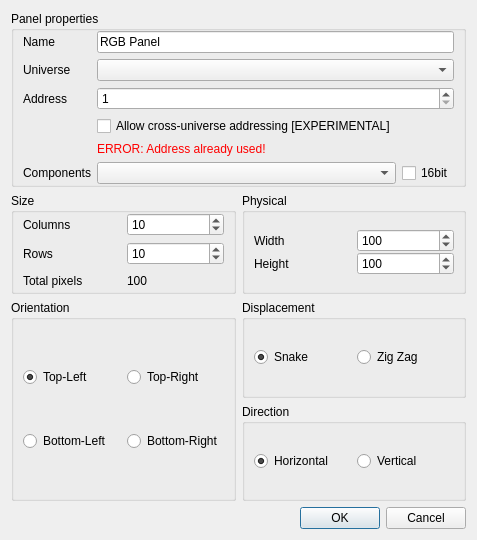
<?xml version="1.0" encoding="UTF-8"?>
<ui version="4.0">
 <author>Massimo Callegari</author>
 <comment>
  Q Light Controller Plus
  addrgbpanel.ui

  Copyright (c) 2015 Massimo Callegari

  Licensed under the Apache License, Version 2.0 (the &quot;License&quot;);
  you may not use this file except in compliance with the License.
  You may obtain a copy of the License at

      http://www.apache.org/licenses/LICENSE-2.0.txt

  Unless required by applicable law or agreed to in writing, software
  distributed under the License is distributed on an &quot;AS IS&quot; BASIS,
  WITHOUT WARRANTIES OR CONDITIONS OF ANY KIND, either express or implied.
  See the License for the specific language governing permissions and
  limitations under the License.
 </comment>
 <class>AddRGBPanel</class>
 <widget class="QDialog" name="AddRGBPanel">
  <property name="geometry">
   <rect>
    <x>0</x>
    <y>0</y>
    <width>477</width>
    <height>540</height>
   </rect>
  </property>
  <property name="windowTitle">
   <string>Add RGB Panel</string>
  </property>
  <property name="windowIcon">
   <iconset resource="qlcui.qrc">
    <normaloff>:/rgbpanel.png</normaloff>:/rgbpanel.png</iconset>
  </property>
  <layout class="QGridLayout" name="gridLayout_4">
   <item row="0" column="0" colspan="2">
    <widget class="QGroupBox" name="groupBox">
     <property name="title">
      <string>Panel properties</string>
     </property>
     <layout class="QVBoxLayout" name="verticalLayout_2">
      <property name="topMargin">
       <number>0</number>
      </property>
      <property name="bottomMargin">
       <number>0</number>
      </property>
      <item>
       <layout class="QGridLayout" name="gridLayout">
        <item row="5" column="0">
         <widget class="QLabel" name="label_11">
          <property name="text">
           <string>Components</string>
          </property>
         </widget>
        </item>
        <item row="1" column="0">
         <widget class="QLabel" name="label_2">
          <property name="text">
           <string>Universe</string>
          </property>
         </widget>
        </item>
        <item row="5" column="1">
         <widget class="QComboBox" name="m_compCombo">
          <property name="sizePolicy">
           <sizepolicy hsizetype="MinimumExpanding" vsizetype="Fixed">
            <horstretch>0</horstretch>
            <verstretch>0</verstretch>
           </sizepolicy>
          </property>
         </widget>
        </item>
        <item row="0" column="0">
         <widget class="QLabel" name="label">
          <property name="text">
           <string>Name</string>
          </property>
         </widget>
        </item>
        <item row="2" column="0">
         <widget class="QLabel" name="label_6">
          <property name="text">
           <string>Address</string>
          </property>
         </widget>
        </item>
        <item row="5" column="2">
         <widget class="QCheckBox" name="m_16bitCheck">
          <property name="text">
           <string notr="true">16bit</string>
          </property>
         </widget>
        </item>
        <item row="4" column="1" colspan="2">
         <widget class="QLabel" name="m_addrErrorLabel">
          <property name="text">
           <string>&lt;html&gt;&lt;head/&gt;&lt;body&gt;&lt;p&gt;&lt;span style=&quot; color:#ff0000;&quot;&gt;ERROR: Address already used!&lt;/span&gt;&lt;/p&gt;&lt;/body&gt;&lt;/html&gt;</string>
          </property>
         </widget>
        </item>
        <item row="3" column="1" colspan="2">
         <widget class="QCheckBox" name="m_crossUniverseCheck">
          <property name="text">
           <string>Allow cross-universe addressing [EXPERIMENTAL]</string>
          </property>
         </widget>
        </item>
        <item row="2" column="1" colspan="2">
         <widget class="QSpinBox" name="m_addressSpin">
          <property name="minimum">
           <number>1</number>
          </property>
          <property name="maximum">
           <number>511</number>
          </property>
         </widget>
        </item>
        <item row="1" column="1" colspan="2">
         <widget class="QComboBox" name="m_uniCombo"/>
        </item>
        <item row="0" column="1" colspan="2">
         <widget class="QLineEdit" name="m_nameEdit">
          <property name="text">
           <string>RGB Panel</string>
          </property>
         </widget>
        </item>
       </layout>
      </item>
     </layout>
    </widget>
   </item>
   <item row="1" column="1">
    <widget class="QGroupBox" name="groupBox_5">
     <property name="title">
      <string>Physical</string>
     </property>
     <layout class="QVBoxLayout" name="verticalLayout">
      <property name="topMargin">
       <number>0</number>
      </property>
      <property name="bottomMargin">
       <number>0</number>
      </property>
      <item>
       <layout class="QGridLayout" name="gridLayout_5">
        <property name="verticalSpacing">
         <number>0</number>
        </property>
        <item row="0" column="0">
         <widget class="QLabel" name="label_7">
          <property name="text">
           <string>Width</string>
          </property>
         </widget>
        </item>
        <item row="0" column="1">
         <widget class="QSpinBox" name="m_phyWidthSpin">
          <property name="minimum">
           <number>1</number>
          </property>
          <property name="maximum">
           <number>99999</number>
          </property>
          <property name="value">
           <number>100</number>
          </property>
         </widget>
        </item>
        <item row="1" column="0">
         <widget class="QLabel" name="label_8">
          <property name="text">
           <string>Height</string>
          </property>
         </widget>
        </item>
        <item row="1" column="1">
         <widget class="QSpinBox" name="m_phyHeightSpin">
          <property name="minimum">
           <number>1</number>
          </property>
          <property name="maximum">
           <number>99999</number>
          </property>
          <property name="value">
           <number>100</number>
          </property>
         </widget>
        </item>
       </layout>
      </item>
     </layout>
    </widget>
   </item>
   <item row="4" column="0" colspan="2">
    <widget class="QDialogButtonBox" name="buttonBox">
     <property name="orientation">
      <enum>Qt::Horizontal</enum>
     </property>
     <property name="standardButtons">
      <set>QDialogButtonBox::Cancel|QDialogButtonBox::Ok</set>
     </property>
    </widget>
   </item>
   <item row="1" column="0">
    <widget class="QGroupBox" name="groupBox_2">
     <property name="title">
      <string>Size</string>
     </property>
     <layout class="QVBoxLayout" name="verticalLayout_3">
      <property name="topMargin">
       <number>0</number>
      </property>
      <property name="bottomMargin">
       <number>0</number>
      </property>
      <item>
       <layout class="QGridLayout" name="gridLayout_2">
        <item row="0" column="0">
         <widget class="QLabel" name="label_3">
          <property name="text">
           <string>Columns</string>
          </property>
         </widget>
        </item>
        <item row="1" column="0">
         <widget class="QLabel" name="label_4">
          <property name="text">
           <string>Rows</string>
          </property>
         </widget>
        </item>
        <item row="2" column="0">
         <widget class="QLabel" name="label_5">
          <property name="text">
           <string>Total pixels</string>
          </property>
         </widget>
        </item>
        <item row="0" column="1">
         <widget class="QSpinBox" name="m_columnSpin">
          <property name="minimum">
           <number>1</number>
          </property>
          <property name="maximum">
           <number>170</number>
          </property>
          <property name="value">
           <number>10</number>
          </property>
         </widget>
        </item>
        <item row="1" column="1">
         <widget class="QSpinBox" name="m_rowSpin">
          <property name="minimum">
           <number>1</number>
          </property>
          <property name="maximum">
           <number>999</number>
          </property>
          <property name="value">
           <number>10</number>
          </property>
         </widget>
        </item>
        <item row="2" column="1">
         <widget class="QLabel" name="m_totalLabel">
          <property name="text">
           <string notr="true">100</string>
          </property>
         </widget>
        </item>
       </layout>
      </item>
     </layout>
    </widget>
   </item>
   <item row="2" column="1" rowspan="2">
    <layout class="QVBoxLayout" name="verticalLayout_4">
     <item>
      <widget class="QGroupBox" name="groupBox_3">
       <property name="title">
        <string>Displacement</string>
       </property>
       <layout class="QHBoxLayout" name="horizontalLayout">
        <item>
         <widget class="QRadioButton" name="m_snakeRadio">
          <property name="text">
           <string>Snake</string>
          </property>
          <property name="checked">
           <bool>true</bool>
          </property>
         </widget>
        </item>
        <item>
         <widget class="QRadioButton" name="m_zigzagRadio">
          <property name="text">
           <string>Zig Zag</string>
          </property>
         </widget>
        </item>
       </layout>
      </widget>
     </item>
     <item>
      <widget class="QGroupBox" name="groupBox_6">
       <property name="title">
        <string>Direction</string>
       </property>
       <layout class="QHBoxLayout" name="horizontalLayout_2">
        <item>
         <widget class="QRadioButton" name="m_horizontalRadio">
          <property name="text">
           <string>Horizontal</string>
          </property>
          <property name="checked">
           <bool>true</bool>
          </property>
         </widget>
        </item>
        <item>
         <widget class="QRadioButton" name="m_verticalRadio">
          <property name="text">
           <string>Vertical</string>
          </property>
         </widget>
        </item>
       </layout>
      </widget>
     </item>
    </layout>
   </item>
   <item row="2" column="0" rowspan="2">
    <widget class="QGroupBox" name="groupBox_4">
     <property name="title">
      <string>Orientation</string>
     </property>
     <layout class="QGridLayout" name="gridLayout_3">
      <item row="0" column="1">
       <widget class="QRadioButton" name="m_oriTopRightRadio">
        <property name="text">
         <string>Top-Right</string>
        </property>
       </widget>
      </item>
      <item row="0" column="0">
       <widget class="QRadioButton" name="m_oriTopLeftRadio">
        <property name="text">
         <string>Top-Left</string>
        </property>
        <property name="checked">
         <bool>true</bool>
        </property>
       </widget>
      </item>
      <item row="1" column="0">
       <widget class="QRadioButton" name="m_oriBottomLeftRadio">
        <property name="text">
         <string>Bottom-Left</string>
        </property>
       </widget>
      </item>
      <item row="1" column="1">
       <widget class="QRadioButton" name="m_oriBottomRightRadio">
        <property name="text">
         <string>Bottom-Right</string>
        </property>
       </widget>
      </item>
     </layout>
    </widget>
   </item>
  </layout>
 </widget>
 <tabstops>
  <tabstop>m_nameEdit</tabstop>
  <tabstop>m_uniCombo</tabstop>
  <tabstop>m_addressSpin</tabstop>
  <tabstop>m_crossUniverseCheck</tabstop>
  <tabstop>m_compCombo</tabstop>
  <tabstop>m_16bitCheck</tabstop>
  <tabstop>m_columnSpin</tabstop>
  <tabstop>m_rowSpin</tabstop>
  <tabstop>m_phyWidthSpin</tabstop>
  <tabstop>m_phyHeightSpin</tabstop>
  <tabstop>m_oriTopLeftRadio</tabstop>
  <tabstop>m_oriTopRightRadio</tabstop>
  <tabstop>m_oriBottomLeftRadio</tabstop>
  <tabstop>m_oriBottomRightRadio</tabstop>
  <tabstop>m_snakeRadio</tabstop>
  <tabstop>m_zigzagRadio</tabstop>
  <tabstop>m_horizontalRadio</tabstop>
  <tabstop>m_verticalRadio</tabstop>
  <tabstop>buttonBox</tabstop>
 </tabstops>
 <resources>
  <include location="qlcui.qrc"/>
 </resources>
 <connections>
  <connection>
   <sender>buttonBox</sender>
   <signal>accepted()</signal>
   <receiver>AddRGBPanel</receiver>
   <slot>accept()</slot>
   <hints>
    <hint type="sourcelabel">
     <x>248</x>
     <y>254</y>
    </hint>
    <hint type="destinationlabel">
     <x>157</x>
     <y>274</y>
    </hint>
   </hints>
  </connection>
  <connection>
   <sender>buttonBox</sender>
   <signal>rejected()</signal>
   <receiver>AddRGBPanel</receiver>
   <slot>reject()</slot>
   <hints>
    <hint type="sourcelabel">
     <x>316</x>
     <y>260</y>
    </hint>
    <hint type="destinationlabel">
     <x>286</x>
     <y>274</y>
    </hint>
   </hints>
  </connection>
 </connections>
</ui>
